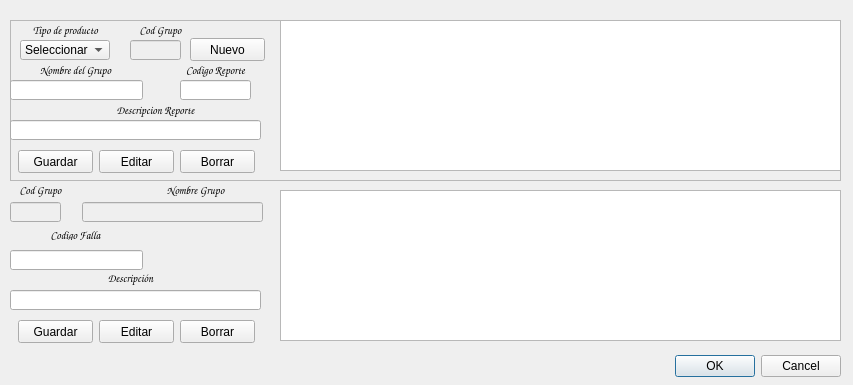
<?xml version="1.0" encoding="UTF-8"?>
<ui version="4.0">
 <class>gruposyfallas</class>
 <widget class="QDialog" name="gruposyfallas">
  <property name="geometry">
   <rect>
    <x>0</x>
    <y>0</y>
    <width>853</width>
    <height>385</height>
   </rect>
  </property>
  <property name="windowTitle">
   <string>Grupos y Fallas</string>
  </property>
  <widget class="QDialogButtonBox" name="buttonBox">
   <property name="geometry">
    <rect>
     <x>220</x>
     <y>350</y>
     <width>621</width>
     <height>32</height>
    </rect>
   </property>
   <property name="orientation">
    <enum>Qt::Horizontal</enum>
   </property>
   <property name="standardButtons">
    <set>QDialogButtonBox::Cancel|QDialogButtonBox::Ok</set>
   </property>
  </widget>
  <widget class="QFrame" name="frame">
   <property name="geometry">
    <rect>
     <x>10</x>
     <y>20</y>
     <width>831</width>
     <height>161</height>
    </rect>
   </property>
   <property name="frameShape">
    <enum>QFrame::StyledPanel</enum>
   </property>
   <property name="frameShadow">
    <enum>QFrame::Raised</enum>
   </property>
   <widget class="QPushButton" name="Grupo_Guardar">
    <property name="geometry">
     <rect>
      <x>8</x>
      <y>130</y>
      <width>75</width>
      <height>23</height>
     </rect>
    </property>
    <property name="text">
     <string>Guardar</string>
    </property>
   </widget>
   <widget class="QLineEdit" name="GrupoNombre">
    <property name="geometry">
     <rect>
      <x>0</x>
      <y>60</y>
      <width>133</width>
      <height>20</height>
     </rect>
    </property>
   </widget>
   <widget class="QPushButton" name="Grupo_Borrar">
    <property name="geometry">
     <rect>
      <x>170</x>
      <y>130</y>
      <width>75</width>
      <height>23</height>
     </rect>
    </property>
    <property name="text">
     <string>Borrar</string>
    </property>
   </widget>
   <widget class="QLabel" name="label_6">
    <property name="geometry">
     <rect>
      <x>0</x>
      <y>40</y>
      <width>131</width>
      <height>20</height>
     </rect>
    </property>
    <property name="font">
     <font>
      <family>Comic Sans MS</family>
      <pointsize>8</pointsize>
      <weight>75</weight>
      <bold>true</bold>
     </font>
    </property>
    <property name="text">
     <string>Nombre del Grupo</string>
    </property>
    <property name="alignment">
     <set>Qt::AlignCenter</set>
    </property>
   </widget>
   <widget class="QPushButton" name="Grupo_Editar">
    <property name="geometry">
     <rect>
      <x>89</x>
      <y>130</y>
      <width>75</width>
      <height>23</height>
     </rect>
    </property>
    <property name="text">
     <string>Editar</string>
    </property>
   </widget>
   <widget class="QLineEdit" name="GrupoCodigoRep">
    <property name="geometry">
     <rect>
      <x>170</x>
      <y>60</y>
      <width>71</width>
      <height>20</height>
     </rect>
    </property>
   </widget>
   <widget class="QLabel" name="label_12">
    <property name="geometry">
     <rect>
      <x>160</x>
      <y>40</y>
      <width>91</width>
      <height>20</height>
     </rect>
    </property>
    <property name="font">
     <font>
      <family>Comic Sans MS</family>
      <pointsize>8</pointsize>
      <weight>75</weight>
      <bold>true</bold>
     </font>
    </property>
    <property name="text">
     <string>Codigo Reporte</string>
    </property>
    <property name="alignment">
     <set>Qt::AlignCenter</set>
    </property>
   </widget>
   <widget class="QLabel" name="label_13">
    <property name="geometry">
     <rect>
      <x>80</x>
      <y>80</y>
      <width>131</width>
      <height>20</height>
     </rect>
    </property>
    <property name="font">
     <font>
      <family>Comic Sans MS</family>
      <pointsize>8</pointsize>
      <weight>75</weight>
      <bold>true</bold>
     </font>
    </property>
    <property name="text">
     <string>Descripcion Reporte</string>
    </property>
    <property name="alignment">
     <set>Qt::AlignCenter</set>
    </property>
   </widget>
   <widget class="QLineEdit" name="GrupoDescripcion">
    <property name="geometry">
     <rect>
      <x>0</x>
      <y>100</y>
      <width>251</width>
      <height>20</height>
     </rect>
    </property>
   </widget>
   <widget class="QLabel" name="label_14">
    <property name="geometry">
     <rect>
      <x>120</x>
      <y>0</y>
      <width>61</width>
      <height>20</height>
     </rect>
    </property>
    <property name="font">
     <font>
      <family>Comic Sans MS</family>
      <pointsize>8</pointsize>
      <weight>75</weight>
      <bold>true</bold>
     </font>
    </property>
    <property name="text">
     <string>Cod Grupo</string>
    </property>
    <property name="alignment">
     <set>Qt::AlignCenter</set>
    </property>
   </widget>
   <widget class="QLineEdit" name="GrupoCodigo">
    <property name="enabled">
     <bool>false</bool>
    </property>
    <property name="geometry">
     <rect>
      <x>120</x>
      <y>20</y>
      <width>51</width>
      <height>20</height>
     </rect>
    </property>
    <property name="text">
     <string/>
    </property>
   </widget>
   <widget class="QTableView" name="TablaFallaGrupo">
    <property name="enabled">
     <bool>true</bool>
    </property>
    <property name="geometry">
     <rect>
      <x>270</x>
      <y>0</y>
      <width>561</width>
      <height>151</height>
     </rect>
    </property>
    <property name="styleSheet">
     <string notr="true">selection-background-color: rgb(85, 255, 0);</string>
    </property>
    <property name="inputMethodHints">
     <set>Qt::ImhHiddenText</set>
    </property>
    <property name="editTriggers">
     <set>QAbstractItemView::NoEditTriggers</set>
    </property>
    <property name="alternatingRowColors">
     <bool>true</bool>
    </property>
    <property name="selectionBehavior">
     <enum>QAbstractItemView::SelectRows</enum>
    </property>
    <attribute name="verticalHeaderVisible">
     <bool>false</bool>
    </attribute>
    <attribute name="verticalHeaderDefaultSectionSize">
     <number>21</number>
    </attribute>
   </widget>
   <widget class="QLabel" name="label_9">
    <property name="geometry">
     <rect>
      <x>10</x>
      <y>0</y>
      <width>91</width>
      <height>20</height>
     </rect>
    </property>
    <property name="font">
     <font>
      <family>Comic Sans MS</family>
      <pointsize>8</pointsize>
      <weight>75</weight>
      <bold>true</bold>
     </font>
    </property>
    <property name="text">
     <string>Tipo de producto</string>
    </property>
    <property name="alignment">
     <set>Qt::AlignCenter</set>
    </property>
   </widget>
   <widget class="QComboBox" name="Fallas_Productos">
    <property name="geometry">
     <rect>
      <x>10</x>
      <y>20</y>
      <width>90</width>
      <height>20</height>
     </rect>
    </property>
    <item>
     <property name="text">
      <string>Seleccionar</string>
     </property>
    </item>
    <item>
     <property name="text">
      <string>Monitores</string>
     </property>
    </item>
    <item>
     <property name="text">
      <string>Perifericos</string>
     </property>
    </item>
    <item>
     <property name="text">
      <string>Instalaciones</string>
     </property>
    </item>
    <item>
     <property name="text">
      <string>Insumos</string>
     </property>
    </item>
   </widget>
   <widget class="QPushButton" name="pushButton">
    <property name="geometry">
     <rect>
      <x>180</x>
      <y>18</y>
      <width>75</width>
      <height>23</height>
     </rect>
    </property>
    <property name="text">
     <string>Nuevo</string>
    </property>
   </widget>
  </widget>
  <widget class="QPushButton" name="Falla_Borrar">
   <property name="geometry">
    <rect>
     <x>180</x>
     <y>320</y>
     <width>75</width>
     <height>23</height>
    </rect>
   </property>
   <property name="text">
    <string>Borrar</string>
   </property>
  </widget>
  <widget class="QPushButton" name="Falla_Editar">
   <property name="geometry">
    <rect>
     <x>99</x>
     <y>320</y>
     <width>75</width>
     <height>23</height>
    </rect>
   </property>
   <property name="text">
    <string>Editar</string>
   </property>
  </widget>
  <widget class="QPushButton" name="Falla_Guardar">
   <property name="geometry">
    <rect>
     <x>18</x>
     <y>320</y>
     <width>75</width>
     <height>23</height>
    </rect>
   </property>
   <property name="text">
    <string>Guardar</string>
   </property>
  </widget>
  <widget class="QLabel" name="label_7">
   <property name="geometry">
    <rect>
     <x>10</x>
     <y>230</y>
     <width>131</width>
     <height>10</height>
    </rect>
   </property>
   <property name="font">
    <font>
     <family>Comic Sans MS</family>
     <pointsize>8</pointsize>
     <weight>75</weight>
     <bold>true</bold>
    </font>
   </property>
   <property name="text">
    <string>Codigo Falla</string>
   </property>
   <property name="alignment">
    <set>Qt::AlignCenter</set>
   </property>
  </widget>
  <widget class="QLineEdit" name="FallaCodigo">
   <property name="geometry">
    <rect>
     <x>10</x>
     <y>250</y>
     <width>133</width>
     <height>20</height>
    </rect>
   </property>
  </widget>
  <widget class="QLabel" name="label_8">
   <property name="geometry">
    <rect>
     <x>90</x>
     <y>270</y>
     <width>81</width>
     <height>16</height>
    </rect>
   </property>
   <property name="font">
    <font>
     <family>Comic Sans MS</family>
     <pointsize>8</pointsize>
     <weight>75</weight>
     <bold>true</bold>
    </font>
   </property>
   <property name="text">
    <string>Descripción</string>
   </property>
   <property name="alignment">
    <set>Qt::AlignCenter</set>
   </property>
  </widget>
  <widget class="QLineEdit" name="FallaDescripcion">
   <property name="geometry">
    <rect>
     <x>10</x>
     <y>290</y>
     <width>251</width>
     <height>20</height>
    </rect>
   </property>
   <property name="whatsThis">
    <string>&lt;html&gt;&lt;head/&gt;&lt;body&gt;&lt;p&gt;Formato de la version. Para numeros ingresar tantos 0 como digitos se necesiten, se puede intercalar con letras y simbolos. &lt;/p&gt;&lt;p&gt;Para formatos de version con letras &lt;/p&gt;&lt;/body&gt;&lt;/html&gt;</string>
   </property>
   <property name="maxLength">
    <number>80</number>
   </property>
  </widget>
  <widget class="QLineEdit" name="FallaGrupoNom">
   <property name="enabled">
    <bool>false</bool>
   </property>
   <property name="geometry">
    <rect>
     <x>82</x>
     <y>202</y>
     <width>181</width>
     <height>20</height>
    </rect>
   </property>
  </widget>
  <widget class="QLabel" name="label_10">
   <property name="geometry">
    <rect>
     <x>130</x>
     <y>180</y>
     <width>131</width>
     <height>20</height>
    </rect>
   </property>
   <property name="font">
    <font>
     <family>Comic Sans MS</family>
     <pointsize>8</pointsize>
     <weight>75</weight>
     <bold>true</bold>
    </font>
   </property>
   <property name="text">
    <string>Nombre Grupo</string>
   </property>
   <property name="alignment">
    <set>Qt::AlignCenter</set>
   </property>
  </widget>
  <widget class="QLineEdit" name="FallaGrupoCod">
   <property name="enabled">
    <bool>false</bool>
   </property>
   <property name="geometry">
    <rect>
     <x>10</x>
     <y>202</y>
     <width>51</width>
     <height>20</height>
    </rect>
   </property>
   <property name="text">
    <string/>
   </property>
  </widget>
  <widget class="QLabel" name="label_11">
   <property name="geometry">
    <rect>
     <x>10</x>
     <y>180</y>
     <width>61</width>
     <height>20</height>
    </rect>
   </property>
   <property name="font">
    <font>
     <family>Comic Sans MS</family>
     <pointsize>8</pointsize>
     <weight>75</weight>
     <bold>true</bold>
    </font>
   </property>
   <property name="text">
    <string>Cod Grupo</string>
   </property>
   <property name="alignment">
    <set>Qt::AlignCenter</set>
   </property>
  </widget>
  <widget class="QTableView" name="TablaFallaLista">
   <property name="enabled">
    <bool>true</bool>
   </property>
   <property name="geometry">
    <rect>
     <x>280</x>
     <y>190</y>
     <width>561</width>
     <height>151</height>
    </rect>
   </property>
   <property name="styleSheet">
    <string notr="true">selection-background-color: rgb(85, 255, 0);</string>
   </property>
   <property name="inputMethodHints">
    <set>Qt::ImhHiddenText</set>
   </property>
   <property name="editTriggers">
    <set>QAbstractItemView::NoEditTriggers</set>
   </property>
   <property name="alternatingRowColors">
    <bool>true</bool>
   </property>
   <property name="selectionBehavior">
    <enum>QAbstractItemView::SelectRows</enum>
   </property>
   <attribute name="verticalHeaderVisible">
    <bool>false</bool>
   </attribute>
   <attribute name="verticalHeaderDefaultSectionSize">
    <number>21</number>
   </attribute>
  </widget>
  <zorder>frame</zorder>
  <zorder>buttonBox</zorder>
  <zorder>Falla_Borrar</zorder>
  <zorder>Falla_Editar</zorder>
  <zorder>Falla_Guardar</zorder>
  <zorder>label_7</zorder>
  <zorder>FallaCodigo</zorder>
  <zorder>label_8</zorder>
  <zorder>FallaDescripcion</zorder>
  <zorder>FallaGrupoNom</zorder>
  <zorder>label_10</zorder>
  <zorder>FallaGrupoCod</zorder>
  <zorder>label_11</zorder>
  <zorder>TablaFallaLista</zorder>
 </widget>
 <tabstops>
  <tabstop>GrupoCodigo</tabstop>
  <tabstop>GrupoNombre</tabstop>
  <tabstop>GrupoCodigoRep</tabstop>
  <tabstop>GrupoDescripcion</tabstop>
  <tabstop>Grupo_Guardar</tabstop>
  <tabstop>Grupo_Editar</tabstop>
  <tabstop>Grupo_Borrar</tabstop>
  <tabstop>FallaGrupoCod</tabstop>
  <tabstop>FallaGrupoNom</tabstop>
  <tabstop>FallaCodigo</tabstop>
  <tabstop>FallaDescripcion</tabstop>
  <tabstop>Falla_Guardar</tabstop>
  <tabstop>Falla_Editar</tabstop>
  <tabstop>Falla_Borrar</tabstop>
  <tabstop>Fallas_Productos</tabstop>
  <tabstop>TablaFallaGrupo</tabstop>
  <tabstop>TablaFallaLista</tabstop>
 </tabstops>
 <resources/>
 <connections>
  <connection>
   <sender>buttonBox</sender>
   <signal>accepted()</signal>
   <receiver>gruposyfallas</receiver>
   <slot>accept()</slot>
   <hints>
    <hint type="sourcelabel">
     <x>248</x>
     <y>254</y>
    </hint>
    <hint type="destinationlabel">
     <x>157</x>
     <y>274</y>
    </hint>
   </hints>
  </connection>
  <connection>
   <sender>buttonBox</sender>
   <signal>rejected()</signal>
   <receiver>gruposyfallas</receiver>
   <slot>reject()</slot>
   <hints>
    <hint type="sourcelabel">
     <x>316</x>
     <y>260</y>
    </hint>
    <hint type="destinationlabel">
     <x>286</x>
     <y>274</y>
    </hint>
   </hints>
  </connection>
 </connections>
</ui>
